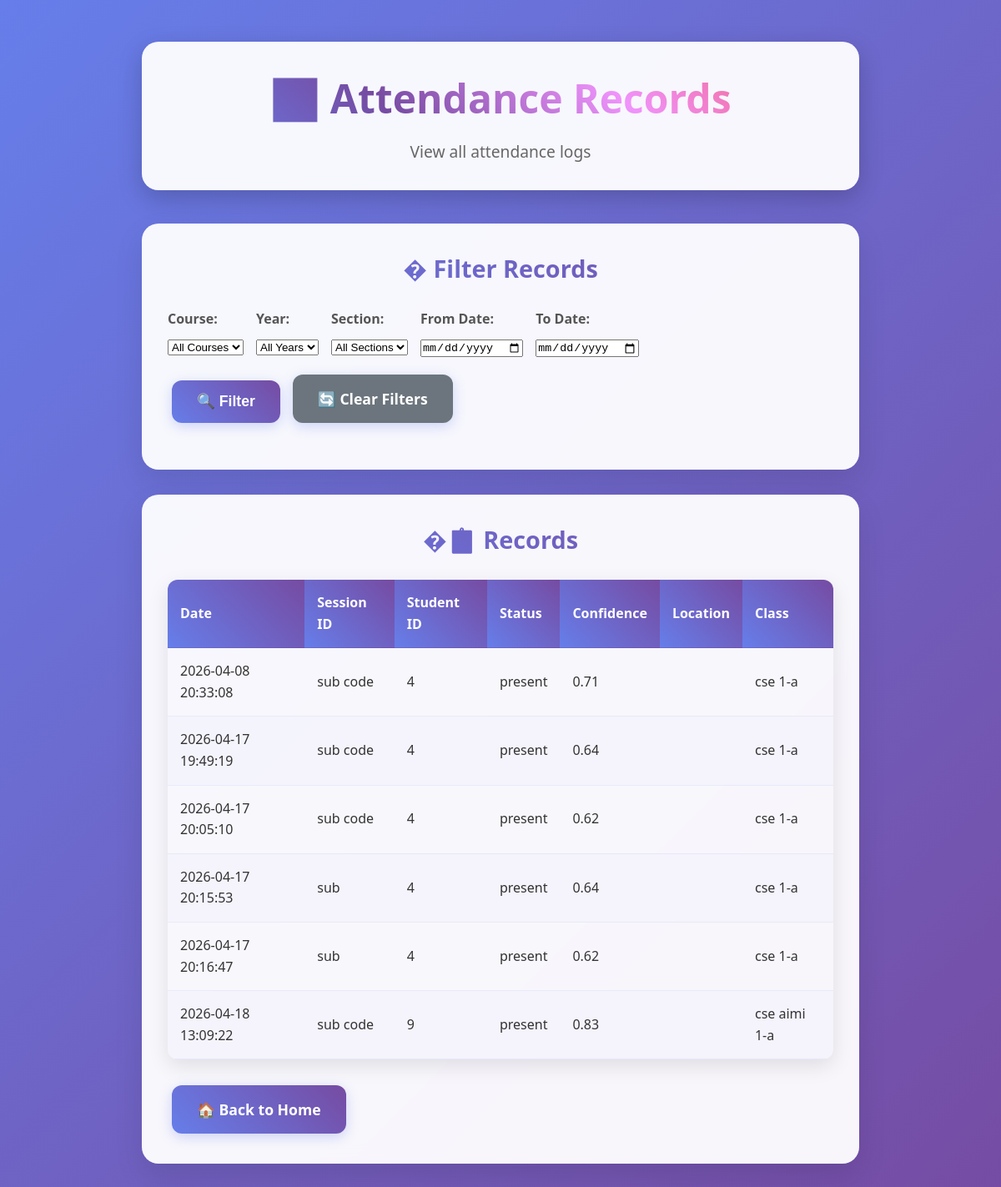
Page /view_attendance on the committed database.
### app.py (models this page shows)
class Attendance(Base):
    __tablename__ = 'attendance'
    id = Column(Integer, primary_key=True, autoincrement=True)
    timestamp = Column(DateTime)
    session_id = Column(String)
    student_id = Column(String)
    status = Column(String)
    confidence = Column(Float)
    location = Column(String)
    course = Column(String)
    year = Column(String)
    section = Column(String)

### app.py (the view, shortened to what this page needs)
@app.route("/view_attendance")
def view_attendance():
    import glob
    from datetime import datetime
    selected_course = request.args.get('course', '')
    selected_year = request.args.get('year', '')
    selected_section = request.args.get('section', '')
    selected_from_date = request.args.get('from_date', '')
    selected_to_date = request.args.get('to_date', '')
    attendance_records = []
    available_courses = set()
    available_years = set()
    available_sections = set()
    if DATABASE_URL:
        session = SessionLocal()
        try:
            for rec in session.query(Attendance).all():
                ts = rec.timestamp.strftime("%Y-%m-%d %H:%M:%S") if rec.timestamp else ""
                row = [ts, rec.session_id, rec.student_id, rec.status, rec.confidence or "", rec.location or ""]
                attendance_records.append((row, rec.course or '', rec.year or '', rec.section or ''))
                available_courses.add(rec.course or '')
                available_years.add(rec.year or '')
                available_sections.add(rec.section or '')
        finally:
            session.close()
        normalized = []
        for row, course, year, section in attendance_records:
            normalized.append(row + [f"{course} {year}-{section}"])
        attendance_records = normalized
    available_courses = sorted(list(available_courses))
    available_years = sorted(list(available_years))
    available_sections = sorted(list(available_sections))
    filtered_records = []
    for record in attendance_records:
        if len(record) < 7:  # Ensure record has class info
            continue
        course, year_section = record[6].split(' ', 1) if ' ' in record[6] else ('', record[6])
        year, section = year_section.split('-', 1) if '-' in year_section else ('', '')
        if selected_course and course != selected_course:
            continue
        if selected_year and year != selected_year:
            continue
        if selected_section and section != selected_section:
            continue
        record_date = record[0].split(' ')[0] if ' ' in record[0] else record[0]  # Extract date part
        if selected_from_date and record_date < selected_from_date:
            continue
        if selected_to_date and record_date > selected_to_date:
            continue
        filtered_records.append(record)
    filtered_records.sort(key=lambda x: (x[6] if len(x) > 6 else '', x[0]))
    return render_template("attendance.html",
                         records=filtered_records,
                         available_courses=available_courses,
                         available_years=available_years,
                         available_sections=available_sections,
                         selected_course=selected_course,
                         selected_year=selected_year,
                         selected_section=selected_section,
                         selected_from_date=selected_from_date,
                         selected_to_date=selected_to_date)

### templates/attendance.html (shortened to what this page needs)
<!DOCTYPE html>
<html>
<head>
   <link rel="stylesheet" href="{{ url_for('static', filename='style.css') }}">
</head>
<body>
    <div class="container">
        <header>
            <h1>📊 Attendance Records</h1>
            <p>View all attendance logs</p>
        </header>
        <div class="card">
            <h2>� Filter Records</h2>
            <form id="filter-form" method="GET" action="/view_attendance">
                <div style="display: flex; gap: 15px; flex-wrap: wrap; margin-bottom: 20px;">
                    <div class="form-group" style="margin: 0;">
                        <label>Course:</label>
                        <select name="course" id="filter_course">
                            <option value="">All Courses</option>
                        </select>
                    </div>
                    <div class="form-group" style="margin: 0;">
                        <label>Year:</label>
                        <select name="year" id="filter_year">
                            <option value="">All Years</option>
                        </select>
                    </div>
                    <div class="form-group" style="margin: 0;">
                        <label>Section:</label>
                        <select name="section" id="filter_section">
                            <option value="">All Sections</option>
                        </select>
                    </div>
                    <div class="form-group" style="margin: 0;">
                        <label>From Date:</label>
                        <input type="date" name="from_date" id="filter_from_date" value="{{ selected_from_date }}">
                    </div>
                    <div class="form-group" style="margin: 0;">
                        <label>To Date:</label>
                        <input type="date" name="to_date" id="filter_to_date" value="{{ selected_to_date }}">
                    </div>
                    <div style="display: flex; align-items: end;">
                        <button type="submit" class="btn" style="margin-right: 10px;">🔍 Filter</button>
                        <a href="/view_attendance" class="btn" style="background: #6c757d;">🔄 Clear Filters</a>
                    </div>
                </div>
            </form>
        </div>
        <div class="card">
            <h2>�📋 Records</h2>
            <table>
                <thead>
                    <tr>
                        <th>Date</th>
                        <th>Session ID</th>
                        <th>Student ID</th>
                        <th>Status</th>
                        <th>Confidence</th>
                        <th>Location</th>
                        <th>Class</th>
                    </tr>
                </thead>
                <tbody>
                    {% for record in records %}
                    <tr>
                        <td>{{ record[0] }}</td>
                        <td>{{ record[1] }}</td>
                        <td>{{ record[2] }}</td>
                        <td>{{ record[3] }}</td>
                        <td>{{ record[4] }}</td>
                        <td>{{ record[5] if record|length > 5 else '' }}</td>
                        <td>{{ record[6] if record|length > 6 else '' }}</td>
                    </tr>
                    {% endfor %}
                </tbody>
            </table>
            <br>
            <a href="/" class="btn">🏠 Back to Home</a>
        </div>
    </div>
</body>
</html>

### static/style.css (style rules this page uses)
* { margin: 0; padding: 0; box-sizing: border-box; }
body { font-family: 'Segoe UI', Tahoma, Geneva, Verdana, sans-serif; background: linear-gradient(135deg, #667eea 0%, #764ba2 100%); min-height: 100vh; color: #333; line-height: 1.6; }
.container { max-width: 900px; margin: 30px auto; padding: 20px; }
header { text-align: center; margin-bottom: 40px; background: rgba(255, 255, 255, 0.95); padding: 30px; border-radius: 20px; box-shadow: 0 10px 30px rgba(0, 0, 0, 0.2); backdrop-filter: blur(10px); }
header h1 { font-size: 3rem; background: linear-gradient(45deg, #667eea, #764ba2, #f093fb, #f5576c); -webkit-background-clip: text; -webkit-text-fill-color: transparent; background-clip: text; margin-bottom: 10px; font-weight: 700; }
header p { font-size: 1.2rem; color: #666; font-weight: 300; }
.card { background: rgba(255, 255, 255, 0.95); padding: 30px; margin-bottom: 30px; border-radius: 20px; box-shadow: 0 15px 35px rgba(0, 0, 0, 0.1); backdrop-filter: blur(10px); border: 1px solid rgba(255, 255, 255, 0.2); transition: all 0.3s ease; }
.card h2 { margin-bottom: 25px; background: linear-gradient(45deg, #667eea, #764ba2); -webkit-background-clip: text; -webkit-text-fill-color: transparent; background-clip: text; font-size: 1.8rem; font-weight: 600; text-align: center; }
.form-group { margin-bottom: 20px; }
label { display: block; font-weight: 600; margin-bottom: 8px; color: #555; font-size: 1rem; }
.btn { display: inline-block; background: linear-gradient(45deg, #667eea, #764ba2); color: #fff; padding: 15px 30px; border: none; border-radius: 12px; cursor: pointer; font-size: 1.1rem; font-weight: 600; transition: all 0.3s ease; text-decoration: none; text-align: center; box-shadow: 0 4px 15px rgba(102, 126, 234, 0.3); margin: 5px; }
table { width: 100%; border-collapse: collapse; margin-top: 25px; border-radius: 12px; overflow: hidden; box-shadow: 0 8px 25px rgba(0, 0, 0, 0.1); }
th, td { padding: 15px; text-align: left; border-bottom: 1px solid rgba(102, 126, 234, 0.1); }
th { background: linear-gradient(45deg, #667eea, #764ba2); color: white; font-weight: 600; font-size: 1rem; }
tr:nth-child(even) { background: rgba(102, 126, 234, 0.02); }
.card { animation: fadeInUp 0.6s ease-out; }

### rows in the picture
Attendance: timestamp "2026-04-08 20:33:08", session "sub code", student "4", status "present", confidence "0.71", record "cse 1-a"
Attendance: timestamp "2026-04-17 19:49:19", session "sub code", student "4", status "present", confidence "0.64", record "cse 1-a"
Attendance: timestamp "2026-04-17 20:05:10", session "sub code", student "4", status "present", confidence "0.62", record "cse 1-a"
Attendance: id "2026-04-17 20:15:53", session "sub", record "4", status "present", confidence "0.64", record "cse 1-a"
Attendance: timestamp "2026-04-17 20:16:47", session "sub", student "4", status "present", confidence "0.62", record "cse 1-a"
Attendance: timestamp "2026-04-18 13:09:22", session "sub code", student "9", status "present", confidence "0.83", record "cse aimi 1-a"
